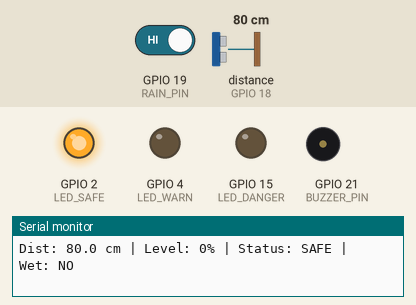
Simulated run of this sketch. Board: ESP32. On the bench: output pins drawn as LEDs (lit = HIGH), buzzer (waves = sounding, pin HIGH), the last lines printed to the serial monitor. Wiring (inferred from the names in the program): ultrasonic range finder: trigger GPIO 5; echo GPIO 18. The inputs (shaded band) are chosen by the test bench; at power-on: GPIO 19 (RAIN_PIN) HIGH, distance to the obstacle (sensor on GPIO 18) 80 cm. The echo pulse lasts 58.3 µs per cm; WiFi joins after 1.5 s; servers stay silent unless stated; not simulated (calls return 0 or success): secrets.h; pins used as bus, display or sensor lines are not drawn.

Above: at 3.0 s.
3.1 s: GPIO 19 (RAIN_PIN) driven LOW
6.3 s: distance to the obstacle (sensor on GPIO 18) set to 10 cm
8.0 s: distance to the obstacle (sensor on GPIO 18) set to 7 cm
At 9.6 s:
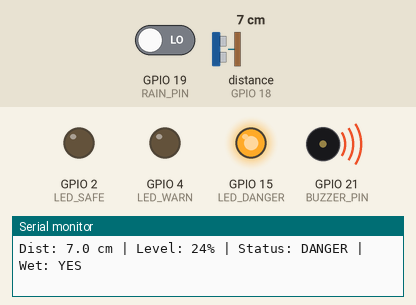
10.3 s: distance to the obstacle (sensor on GPIO 18) set to 9 cm
At 11.1 s:
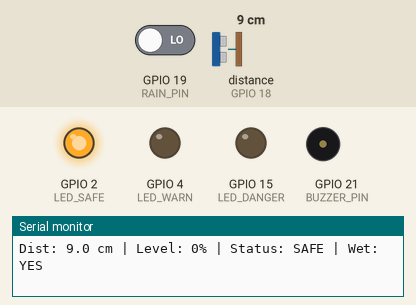
12.3 s: distance to the obstacle (sensor on GPIO 18) set to 2 cm
At 13.8 s:
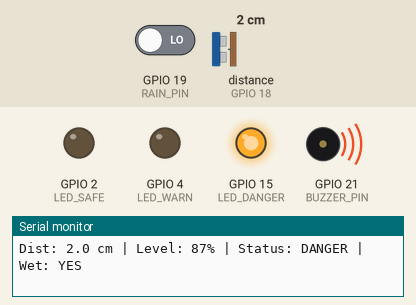
Timing chart, 0 to 15.3 s (numbered marks = the images above; inputs shaded):
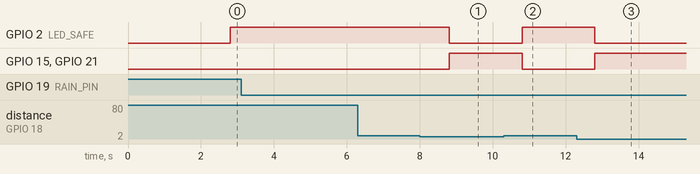

The sketch:

flood_warning_system.ino
```cpp
// Flood / Water Level Warning System - ESP32 + Blynk
// Credentials live in secrets.h (not committed). See secrets.h.example.

#include "secrets.h"            // defines BLYNK_TEMPLATE_ID, BLYNK_TEMPLATE_NAME, BLYNK_AUTH_TOKEN, WIFI_SSID, WIFI_PASS
#include <WiFi.h>
#include <BlynkSimpleEsp32.h>

char ssid[] = WIFI_SSID;
char pass[] = WIFI_PASS;

// --- Pin Definitions ---
#define TRIG_PIN     5
#define ECHO_PIN     18   // use a 1k/2k voltage divider (HC-SR04 echo is 5V, ESP32 is 3.3V)
#define RAIN_PIN     19

#define LED_SAFE     2    // Green LED
#define LED_WARN     4    // Yellow LED
#define LED_DANGER   15   // Red LED
#define BUZZER_PIN   21   // Buzzer - change to your actual wired pin

// --- Tank Dimensions (cm) ---
const float TANK_DEPTH_CM    = 8.0;  // Total height of the container
const float SENSOR_OFFSET_CM = 1.0;  // Gap between sensor and the top of the tank

// --- Water level thresholds (percentage of tank depth) ---
// NOTE: calibrate these for your own container.
const int WARN_THRESHOLD   = 4;
const int DANGER_THRESHOLD = 6;

BlynkTimer timer;

void setup() {
  Serial.begin(115200);

  pinMode(TRIG_PIN, OUTPUT);
  pinMode(ECHO_PIN, INPUT);
  pinMode(RAIN_PIN, INPUT);

  pinMode(LED_SAFE, OUTPUT);
  pinMode(LED_WARN, OUTPUT);
  pinMode(LED_DANGER, OUTPUT);
  pinMode(BUZZER_PIN, OUTPUT);

  digitalWrite(LED_SAFE, LOW);
  digitalWrite(LED_WARN, LOW);
  digitalWrite(LED_DANGER, LOW);
  digitalWrite(BUZZER_PIN, LOW);

  Blynk.begin(BLYNK_AUTH_TOKEN, ssid, pass);

  // Run sendData() every 1000 ms
  timer.setInterval(1000L, sendData);
}

// Measures distance in centimetres using the HC-SR04
float measureDistanceCM() {
  digitalWrite(TRIG_PIN, LOW);
  delayMicroseconds(2);
  digitalWrite(TRIG_PIN, HIGH);
  delayMicroseconds(10);
  digitalWrite(TRIG_PIN, LOW);

  long duration = pulseIn(ECHO_PIN, HIGH, 30000);  // 30 ms timeout
  if (duration == 0) return -1.0;                  // no echo

  return (duration * 0.0343) / 2.0;
}

void sendData() {
  // 1. Measure distance and convert to water level (%)
  float distance = measureDistanceCM();
  int waterPercentage = 0;
  String statusStr = "SAFE";

  if (distance > 0) {
    float waterHeight = (TANK_DEPTH_CM + SENSOR_OFFSET_CM) - distance;           // cm
    waterPercentage = constrain((waterHeight / TANK_DEPTH_CM) * 100.0, 0, 100);  // %
  }

  // 2. Read rain / moisture sensor (LOW = wet)
  bool isWet = (digitalRead(RAIN_PIN) == LOW);

  // 3. Determine state, drive LEDs and buzzer
  if (waterPercentage >= DANGER_THRESHOLD && isWet) {
    statusStr = "DANGER";
    digitalWrite(LED_SAFE, LOW);
    digitalWrite(LED_WARN, LOW);
    digitalWrite(LED_DANGER, HIGH);
    digitalWrite(BUZZER_PIN, HIGH);
    Blynk.logEvent("danger_alert", "Water level DANGER!");

  } else if (waterPercentage >= WARN_THRESHOLD && isWet) {
    statusStr = "WARN";
    digitalWrite(LED_SAFE, LOW);
    digitalWrite(LED_WARN, HIGH);
    digitalWrite(LED_DANGER, LOW);
    digitalWrite(BUZZER_PIN, LOW);

  } else {
    statusStr = "SAFE";
    digitalWrite(LED_SAFE, HIGH);
    digitalWrite(LED_WARN, LOW);
    digitalWrite(LED_DANGER, LOW);
    digitalWrite(BUZZER_PIN, LOW);
  }

  // 4. Serial debug output
  Serial.printf("Dist: %.1f cm | Level: %d%% | Status: %s | Wet: %s\n",
                distance, waterPercentage, statusStr.c_str(), isWet ? "YES" : "NO");

  // 5. Send data to Blynk
  Blynk.virtualWrite(V0, waterPercentage);   // Gauge widget
  Blynk.virtualWrite(V1, isWet ? 1 : 0);     // LED widget
  Blynk.virtualWrite(V2, statusStr);         // Label widget
}

void loop() {
  Blynk.run();
  timer.run();
}
```

Measured:
- the behaviour switches between 9 and 8 cm on distance to the obstacle (sensor on GPIO 18) (found by bisection; images 0 and 1)
- after the input at 8.0 s, GPIO 2 (LED_SAFE): HIGH → LOW after 0.80 s; GPIO 15 (LED_DANGER), GPIO 21 (BUZZER_PIN): LOW → HIGH after 0.80 s
- after the input at 10.3 s, GPIO 2 (LED_SAFE): LOW → HIGH after 0.50 s; GPIO 15 (LED_DANGER), GPIO 21 (BUZZER_PIN): HIGH → LOW after 0.50 s
- after the input at 12.3 s, GPIO 2 (LED_SAFE): HIGH → LOW after 0.50 s; GPIO 15 (LED_DANGER), GPIO 21 (BUZZER_PIN): LOW → HIGH after 0.50 s
